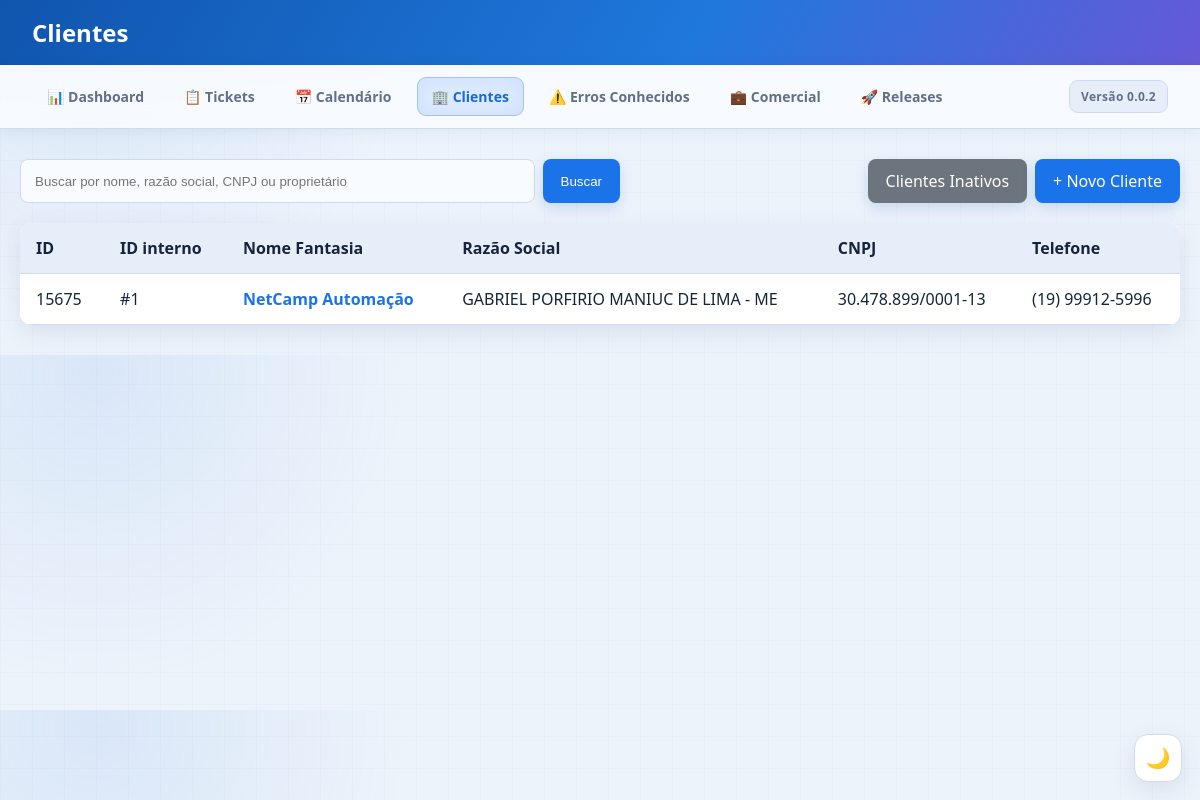
The app's page /clientes/ (signed in) with its own data.
### app/models.py (models this page shows, shortened)
class Cliente(models.Model):
    codigo = models.CharField('ID', max_length=5, unique=True, null=True, blank=True)
    nome_fantasia = models.CharField('Nome Fantasia', max_length=200)
    razao_social = models.CharField('Razão Social', max_length=200)
    cnpj = models.CharField('CNPJ', max_length=18)
    proprietario = models.CharField('Proprietário', max_length=150)
    telefone = models.CharField('Telefone', max_length=30)
    observacoes = models.TextField('Observações', blank=True)
    ativo = models.BooleanField('Ativo', default=True)
    motivo_inativacao = models.TextField('Motivo da inativação', blank=True)
    inativado_em = models.DateTimeField('Inativado em', null=True, blank=True)
    criado_em = models.DateTimeField(auto_now_add=True)
    atualizado_em = models.DateTimeField(auto_now=True)
    class Meta:
        ordering = ['nome_fantasia']

### app/views.py (the view, shortened to what this page needs)
# urls.py: path('clientes/', views.clientes, name='clientes'),
@login_required(login_url='/login/')
def clientes(request):
    busca = request.GET.get('busca', '').strip()
    lista = Cliente.objects.filter(ativo=True)
    return render(request, 'app/clientes.html', {'clientes': lista, 'busca': busca})

### app/templates/app/clientes.html (shortened to what this page needs)
<!DOCTYPE html>
<html lang="pt-br">
<head>
    <link rel="stylesheet" href="/static/app/theme.css?v=20260722-3">
</head>
<body>
    <div class="topo"><h2>Clientes</h2></div>
    {% include 'app/base_nav_snippet.html' %}
    <main class="container">
        <div class="actions">
            <form method="get" class="busca">
                <input type="search" name="busca" value="{{ busca }}" placeholder="Buscar por nome, razão social, CNPJ ou proprietário">
                <button class="btn" type="submit">Buscar</button>
            </form>
            <div style="display:flex; gap:8px;">
                <a class="btn btn-secondary" href="{% url 'clientes_inativos' %}">Clientes Inativos</a>
                <a class="btn" href="{% url 'criar_cliente' %}">+ Novo Cliente</a>
            </div>
        </div>
        {% if clientes %}
        <div class="table-wrap">
            <table>
                <thead><tr><th>ID</th><th>ID interno</th><th>Nome Fantasia</th><th>Razão Social</th><th>CNPJ</th><th>Telefone</th></tr></thead>
                <tbody>
                    {% for cliente in clientes %}
                    <tr>
                        <td>{{ cliente.codigo|default:'—' }}</td>
                        <td>#{{ cliente.id }}</td>
                        <td><a href="{% url 'detalhes_cliente' cliente.id %}">{{ cliente.nome_fantasia }}</a></td>
                        <td>{{ cliente.razao_social }}</td><td>{{ cliente.cnpj }}</td><td>{{ cliente.telefone }}</td>
                    </tr>
                    {% endfor %}
                </tbody>
            </table>
        </div>
        {% else %}<div class="vazio">Nenhum cliente encontrado.</div>{% endif %}
    </main>
</body>
</html>

### app/static/app/theme.css (style rules this page uses)
:root { color-scheme: light; --bg: #edf3fb; --surface: #f8fbff; --surface-strong: #ffffff; --surface-muted: #e6eef9; --text: #17243a; --text-muted: #607089; --border: #cedbed; --primary: #1769d2; --primary-soft: #dceaff; --shadow: 0 8px 24px rgba(35, 66, 110, 0.10); }
body { background-color: var(--bg) !important; background-image: radial-gradient(circle at 8% 5%, rgba(40, 123, 224, 0.10), transparent 27%), linear-gradient(rgba(44, 96, 160, 0.025) 1px, transparent 1px), linear-gradient(90deg, rgba(44, 96, 160, 0.025) 1px, transparent 1px) !important; background-size: auto, 32px 32px, 32px 32px !important; color: var(--text) !important; }
.topo { background: linear-gradient(120deg, #1055ae, #1f78dc 58%, #6659d8) !important; box-shadow: 0 4px 18px rgba(19, 67, 135, 0.22); }
.card, .card-detalhe, .table-wrapper, .table-wrap, .vazio, .login-card, .day-card, .month-calendar, .calendario, .dia, table { background-color: var(--surface-strong) !important; color: var(--text) !important; border-color: var(--border) !important; box-shadow: var(--shadow) !important; }
h1, h2, h3, h4, p, label, td, strong, .card h4, .boas-vindas h1, .topo-actions h2 { color: var(--text) !important; }
.topo h1, .topo h2, .topo p, .topo span, .topo a { color: #fff !important; }
input, select, textarea { background: var(--surface) !important; color: var(--text) !important; border-color: var(--border) !important; outline: none; transition: border-color .2s, box-shadow .2s; }
th { background: var(--surface-muted) !important; color: var(--text) !important; }
td, th, .secao h3, .cabecalho { border-color: var(--border) !important; }
.btn, button[type="submit"] { box-shadow: 0 5px 14px rgba(20, 94, 184, .18); transition: transform .18s, box-shadow .18s, filter .18s; }

### app/templates/app/clientes.html (style rules this page uses)
* { box-sizing: border-box; margin: 0; padding: 0; }
body { font-family: 'Segoe UI', Arial, sans-serif; background: #f0f2f5; color: #333; }
.topo { background: linear-gradient(135deg, #1a73e8, #1557b0); color: white; padding: 16px 32px; }
.container { max-width: 1200px; margin: 30px auto; padding: 0 20px; }
.actions { display: flex; justify-content: space-between; gap: 16px; flex-wrap: wrap; margin-bottom: 20px; }
.busca { display: flex; gap: 8px; flex: 1; max-width: 600px; }
input { width: 100%; padding: 11px 14px; border: 1px solid #ddd; border-radius: 8px; }
.btn { border: 0; border-radius: 8px; padding: 11px 18px; background: #1a73e8; color: white; text-decoration: none; cursor: pointer; white-space: nowrap; }
.btn-secondary { background: #6c757d; }
.table-wrap { overflow-x: auto; background: white; border-radius: 12px; box-shadow: 0 2px 8px #0000000f; }
table { width: 100%; border-collapse: collapse; min-width: 750px; }
th, td { padding: 14px 16px; text-align: left; border-bottom: 1px solid #eee; }
th { background: #f7f9fc; }
td a { color: #1a73e8; text-decoration: none; font-weight: 600; }

### records on screen
Cliente: codigo "15675", id "1", nome_fantasia "NetCamp Automação", razao_social "GABRIEL PORFIRIO MANIUC DE LIMA - ME", cnpj "30.478.899/0001-13", telefone "(19) 99912-5996"
